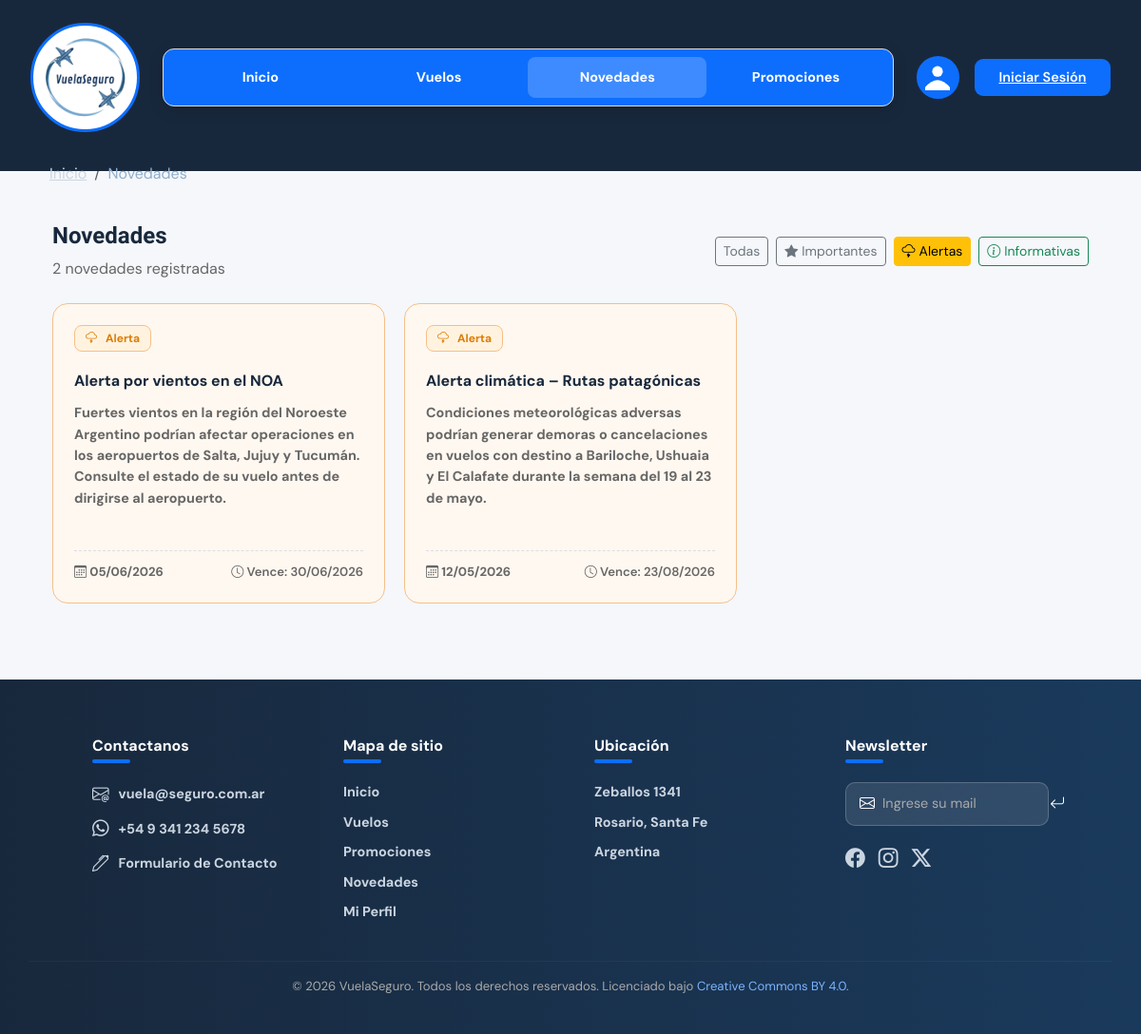
/NOVEDADES/novedades.php?pagina=1&tipo=alerta, run on an earlier commit of the app's database.
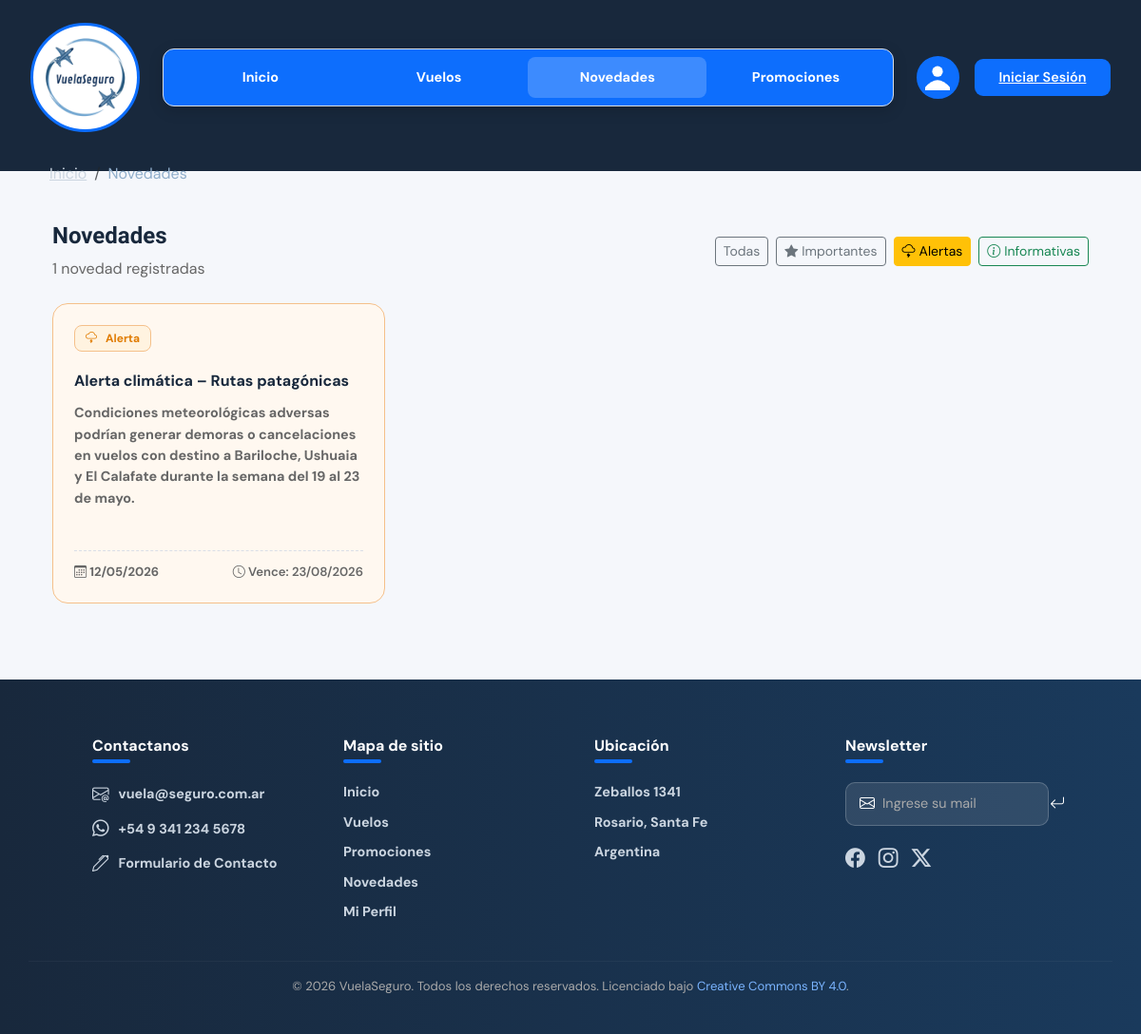
And on a later commit of the database.
### tables this page shows
CREATE TABLE `novedades` (
  `codNovedad` int(11) NOT NULL,
  `TituloNovedad` varchar(50) NOT NULL,
  `textoNovedad` text NOT NULL,
  `fechaPublicacionNovedad` date NOT NULL,
  `fechaExpiracionNovedad` date NOT NULL,
  `tipoNovedad` enum('Alerta','Importante','Informativa','') NOT NULL
);

### NOVEDADES/novedades.php (the view, shortened to what this page needs)
<?php
include_once('../conexion.inc');
$esAdmin = (isset($_SESSION['usuario']) && $_SESSION['usuario']['tipoUsuario'] === 'admin');
$porPagina   = 6;
$paginaActual = isset($_GET['pagina']) && is_numeric($_GET['pagina']) ? (int)$_GET['pagina'] : 1;
$offset = ($paginaActual - 1) * $porPagina;
$tipoFiltro = '';
$params     = [];
$types      = '';
$whereClause = $esAdmin ? "WHERE 1=1" : "WHERE fechaExpiracionNovedad >= CURDATE()";
if (!empty($_GET['tipo']) && in_array(ucfirst($_GET['tipo']), ['Importante', 'Alerta', 'Informativa'])) {
    $tipoFiltro   = strtolower($_GET['tipo']);
    $whereClause .= " AND tipoNovedad = ?";
    $params[]     = ucfirst($tipoFiltro);
    $types       .= 's';
}
$sqlTotal = "SELECT COUNT(*) AS total FROM novedades $whereClause";
$stmtTotal = $link->prepare($sqlTotal);
if (!empty($params)) {
    $stmtTotal->bind_param($types, ...$params);
}
$stmtTotal->execute();
$totalRegistros = $stmtTotal->get_result()->fetch_assoc()['total'];
$sql = "SELECT * FROM novedades $whereClause ORDER BY fechaPublicacionNovedad DESC LIMIT ? OFFSET ?";
$paramsQuery   = array_merge($params, [$porPagina, $offset]);
$typesQuery    = $types . 'ii';
$stmt = $link->prepare($sql);
$stmt->bind_param($typesQuery, ...$paramsQuery);
$stmt->execute();
$novedades = $stmt->get_result();
function badgeNovedad(string $tipo): string {
    return match($tipo) {
        'Importante'  => '<span class="badge-nov badge-imp"><i class="bi bi-star-fill me-1"></i>Importante</span>',
        'Alerta'      => '<span class="badge-nov badge-alt"><i class="bi bi-cloud-lightning me-1"></i>Alerta</span>',
        default       => '<span class="badge-nov badge-info"><i class="bi bi-info-circle me-1"></i>Informativa</span>',
    };
}
function claseCard(string $tipo): string {
    return match($tipo) {
        'Importante' => 'novedad-card destacada',
        'Alerta'     => 'novedad-card alerta',
        default      => 'novedad-card',
    };
}
function urlFiltro(string $tipo, int $pagina = 1): string {
    $params = ['pagina' => $pagina];
    if ($tipo !== '') $params['tipo'] = $tipo;
    return 'novedades.php?' . http_build_query($params);
}
?>
<!DOCTYPE html>
<html lang="es">
<head>
  <link href="https://cdn.jsdelivr.net/npm/bootstrap@5.3.3/dist/css/bootstrap.min.css" rel="stylesheet">
  <link rel="stylesheet" href="https://cdn.jsdelivr.net/npm/bootstrap-icons@1.13.1/font/bootstrap-icons.min.css">
  <link href="../INDEX/estilos-globales.css" rel="stylesheet">
  <link href="novedades.css" rel="stylesheet">
</head>
<body>
<header>
  <section class="navbar-section">
    <div class="header-wrapper">
      <nav class="navbar-custom">
        <div class="logo-wrap">
          <img src="../INDEX/logo-vuelaseguro.png" class="logo-vuela" alt="Logo VuelaSeguro">
        </div>
        <div class="nav-links">
          <a href="../INDEX/index.php">Inicio</a>
          <a href="../VUELOS/vuelos.php">Vuelos</a>
          <a href="novedades.php" class="active">Novedades</a>
          <a href="../PROMOCIONES/promociones.php">Promociones</a>
        </div>
        <div class="nav-right">
          <div class="foto-perfil" title="Foto de perfil">
        <svg width="26" height="40" viewBox="0 0 42 42" xmlns="http://www.w3.org/2000/svg">
          <circle cx="21" cy="10" r="9" fill="#ffffff"/>
          <path d="M -4 42 Q 21 7 46 42 Z" fill="#ffffff"/>
        </svg>
          </div>
          <a class="btn-registro" href="../LOGIN/login.php">Iniciar Sesión</a>
        </div>
      </nav>
      <nav aria-label="breadcrumb" style="padding: 0.5rem 2rem;">
        <ol class="breadcrumb mb-0" style="background:transparent;">
          <li class="breadcrumb-item">
            <a href="../INDEX/index.php" style="color:#cbd5e0;">Inicio</a>
          </li>
          <li class="breadcrumb-item active" style="color:#90aecb;" aria-current="page">Novedades</li>
        </ol>
      </nav>
    </div>
  </section>
</header>
<main class="novedades-wrapper container mt-4 mb-5">
  <div class="novedades-header d-flex justify-content-between align-items-center mb-4 flex-wrap">
    <div>
      <h2 style="font-family:'Sora',sans-serif;">Novedades</h2>
      <p class="novedades-count mt-1 mb-0">
        <?= $totalRegistros ?> novedad<?= $totalRegistros !== 1 ? 'es' : '' ?> registradas
      </p>
    </div>
    <div class="d-flex gap-2 flex-wrap align-items-center">
      <a href="<?= urlFiltro('') ?>" class="btn btn-sm <?= $tipoFiltro === '' ? 'btn-primary' : 'btn-outline-secondary' ?>">Todas</a>
      <a href="<?= urlFiltro('importante') ?>" class="btn btn-sm <?= $tipoFiltro === 'importante' ? 'btn-primary' : 'btn-outline-secondary' ?>"><i class="bi bi-star-fill me-1"></i>Importantes</a>
      <a href="<?= urlFiltro('alerta') ?>" class="btn btn-sm <?= $tipoFiltro === 'alerta' ? 'btn-warning' : 'btn-outline-warning' ?>"><i class="bi bi-cloud-lightning me-1"></i>Alertas</a>
      <a href="<?= urlFiltro('informativa') ?>" class="btn btn-sm <?= $tipoFiltro === 'informativa' ? 'btn-success' : 'btn-outline-success' ?>"><i class="bi bi-info-circle me-1"></i>Informativas</a>
    </div>
  </div>
  <?php if ($novedades->num_rows === 0): ?>
    <div class="text-center py-5" style="color:var(--gris);">
      <i class="bi bi-inbox fs-1 d-block mb-3"></i>
      <p class="fs-5">No hay novedades registradas.</p>
    </div>
  <?php else: ?>
    <div class="novedades-grid">
      <?php
      while ($nov = $novedades->fetch_assoc()):
      ?>
        <div class="<?= claseCard($nov['tipoNovedad']) ?>">
          <div>
              <?= badgeNovedad($nov['tipoNovedad']) ?>
          </div>
          <div class="nov-titulo-card mt-2"><?= htmlspecialchars($nov['TituloNovedad']) ?></div>
          <p class="nov-texto"><?= nl2br(htmlspecialchars($nov['textoNovedad'])) ?></p>
          <div class="nov-fecha mt-3">
            <span><i class="bi bi-calendar3"></i> <?= date('d/m/Y', strtotime($nov['fechaPublicacionNovedad'])) ?></span>
            <span class="nov-vence"><i class="bi bi-clock"></i> Vence: <?= date('d/m/Y', strtotime($nov['fechaExpiracionNovedad'])) ?></span>
          </div>
        </div>
      <?php endwhile; ?>
    </div>
  <?php endif; ?>
</main>
<section class="footer-section">
  <footer>
    <div class="row">
      <div class="col">
        <h3><strong>Contactanos</strong><div class="subrayado"></div></h3>
        <ul>
          <li><i class="bi bi-envelope-at"></i><a href="mailto:vuela@seguro.com.ar">vuela@seguro.com.ar</a></li>
          <li><i class="bi bi-whatsapp"></i><a href="#">+54 9 341 234 5678</a></li>
          <li><i class="bi bi-pen"></i><a href="../CONTACTO/contacto.html">Formulario de Contacto</a></li>
        </ul>
      </div>
      <div class="col">
        <h3><strong>Mapa de sitio</strong><div class="subrayado"></div></h3>
        <ul>
          <li><a href="../INDEX/index.php">Inicio</a></li>
          <li><a href="../VUELOS/vuelos.php">Vuelos</a></li>
          <li><a href="../PROMOCIONES/promociones.php">Promociones</a></li>
          <li><a href="novedades.php">Novedades</a></li>
          <li><a href="">Mi Perfil</a></li>
        </ul>
      </div>
      <div class="col">
        <h3><strong>Ubicación</strong><div class="subrayado"></div></h3>
        <ul>
          <li><a href="https://maps.app.goo.gl/UvsGpUXHgk9GkpYP9" target="_blank">Zeballos 1341</a></li>
          <li><a href="https://maps.app.goo.gl/87YMeSLAp74gH9mc7" target="_blank">Rosario, Santa Fe</a></li>
          <li><a href="https://maps.app.goo.gl/u94xc8o8xowqeTuz8" target="_blank">Argentina</a></li>
        </ul>
      </div>
      <div class="col">
        <h3><strong>Newsletter</strong><div class="subrayado"></div></h3>
        <form>
          <i class="bi bi-envelope"></i>
          <input type="email" placeholder="Ingrese su mail">
          <button type="submit"><i class="bi bi-arrow-return-left"></i></button>
        </form>
        <div class="iconos-redes">
          <i class="bi bi-facebook"></i>
          <i class="bi bi-instagram"></i>
          <i class="bi bi-twitter-x"></i>
        </div>
      </div>
    </div>
    <hr>
    <p class="copyright">© 2026 VuelaSeguro. Todos los derechos reservados. Licenciado bajo
      <a href="https://creativecommons.org/licenses/by/4.0/" target="_blank" rel="noopener noreferrer">Creative Commons BY 4.0</a>.
    </p>
  </footer>
</section>
</body>
</html>

### INDEX/estilos-globales.css (style rules this page uses)
:root { --azul: #0d6efd; --azul-oscuro: #18283c; --gris: #666666; --gris-claro: #f5f7fb; --borde: #d9dee7; --blanco: #ffffff; --verde: #198754; --rojo: #dc3545; --naranja: #e07b00; }
* { margin: 0; padding: 0; box-sizing: border-box; }
body { font-family: 'DM Sans', sans-serif; background: var(--gris-claro); color: var(--azul-oscuro); }
.header-wrapper { background: var(--azul-oscuro); padding: 1.5rem 0 0 0; }
.navbar-custom { margin: 0 2rem; padding-bottom: 1.5rem; display: flex; align-items: center; gap: 1.5rem; }
.breadcrumb { justify-content: left; height: 1px; margin-left: 20px; }
.logo-wrap { width: 115px; height: 115px; border-radius: 50%; border: 3px solid var(--azul); background: var(--blanco); display: flex; align-items: center; justify-content: center; flex-shrink: 0; overflow: hidden; position: relative; }
.logo-vuela { width: 100%; height: 100%; object-fit: cover; }
.nav-links { background: var(--azul); border: 1px solid var(--borde); border-radius: 12px; padding: 0.5rem; display: flex; flex: 1; justify-content: space-between; box-shadow: 0 4px 15px rgba(0, 0, 0, 0.15); }
.nav-links a { font-weight: 700; flex: 1; text-align: center; color: var(--blanco); font-size: 0.9rem; padding: 0.7rem 0; border-radius: 8px; text-decoration: none; transition: all 0.2s; white-space: nowrap; }
.nav-links a.active { color: var(--blanco); background: rgba(255, 255, 255, 0.2); }
.nav-right { display: flex; align-items: center; gap: 1rem; flex-shrink: 0; }
.foto-perfil { width: 45px; height: 45px; border-radius: 50%; border: 2px solid var(--azul); background: var(--azul); display: flex; align-items: center; justify-content: center; cursor: pointer; flex-shrink: 0; overflow: hidden; }
.btn-registro { background: var(--azul); border: none; color: var(--blanco); border-radius: 9px; padding: 0.55rem 1.6rem; font-size: 0.9rem; font-weight: 600; white-space: nowrap; cursor: pointer; flex-shrink: 0; transition: all 0.2s; }
.footer-section { background: linear-gradient(to right, var(--azul-oscuro), #1a3a5c); color: var(--blanco); padding: 50px 30px 24px; margin-top: 50px; }
.footer-section footer .row { width: 90%; margin: auto; display: flex; flex-wrap: wrap; justify-content: space-between; gap: 30px; margin-bottom: 30px; }
.footer-section footer .col { flex-basis: 20%; min-width: 160px; padding: 10px; }
.footer-section h3 { font-size: 1rem; margin-bottom: 20px; color: var(--blanco); }
.footer-section .subrayado { width: 40px; height: 4px; background: var(--azul); border-radius: 3px; margin-top: 5px; }
.footer-section ul { list-style: none; padding: 0; margin: 0; display: flex; flex-direction: column; gap: 10px; }
.footer-section ul li { display: flex; align-items: center; gap: 10px; font-size: 0.9rem; }
.footer-section ul li a { font-weight: 700; color: #cbd5e0; text-decoration: none; transition: 0.2s; }
.footer-section ul li i { font-size: 1.1rem; color: #cbd5e0; }
.footer-section form { display: flex; align-items: center; gap: 8px; background: rgba(255, 255, 255, 0.1); border: 1px solid rgba(255, 255, 255, 0.2); border-radius: 10px; padding: 10px 14px; margin-bottom: 18px; }
.footer-section form i { font-size: 1rem; color: var(--blanco); }
.footer-section form input { background: transparent; border: none; outline: none; color: var(--blanco); font-family: 'DM Sans', sans-serif; font-size: 0.9rem; flex: 1; }
.footer-section form input::placeholder { color: #aaaaaa; }
.footer-section form button { background: transparent; border: none; color: var(--blanco); cursor: pointer; font-size: 1rem; }
.footer-section .iconos-redes { display: flex; gap: 14px; }
.footer-section .iconos-redes i { font-size: 1.3rem; color: #cbd5e0; cursor: pointer; transition: 0.2s; }
.footer-section hr { border: none; border-top: 1px solid rgba(255, 255, 255, 0.15); margin-bottom: 16px; }
.footer-section .copyright { text-align: center; font-size: 0.82rem; color: #aaaaaa; }
.footer-section .copyright a { color: #7ab4ff; text-decoration: none; }

What changed in the data, as far as the page shows it:
removed novedades: tipoNovedad "Alerta", TituloNovedad "Alerta por vientos en el NOA", textoNovedad "Fuertes vientos en la región del Noroeste Argentino podrían afectar operaciones en los aeropuertos de Salta, Jujuy y Tucumán. Consulte el estado de su vuelo antes de dirigirse al aeropuerto.", fechaPublicacionNovedad "05/06/2026", fechaExpiracionNovedad "30/06/2026"
Also different on the page:
$totalRegistros: "2" → "1"
text no longer shown: "es"
